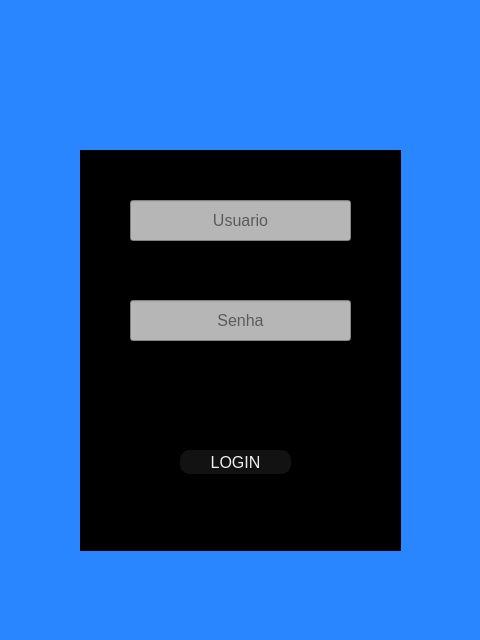
<?xml version="1.0" encoding="UTF-8"?>
<ui version="4.0">
 <class>LOGIN</class>
 <widget class="QWidget" name="LOGIN">
  <property name="geometry">
   <rect>
    <x>0</x>
    <y>0</y>
    <width>480</width>
    <height>640</height>
   </rect>
  </property>
  <property name="windowTitle">
   <string>Form</string>
  </property>
  <property name="styleSheet">
   <string notr="true">background-color: rgb(42, 134, 255);</string>
  </property>
  <widget class="QFrame" name="frame">
   <property name="geometry">
    <rect>
     <x>80</x>
     <y>150</y>
     <width>321</width>
     <height>401</height>
    </rect>
   </property>
   <property name="styleSheet">
    <string notr="true">background-color: rgba(0, 0, 0.2);</string>
   </property>
   <property name="frameShape">
    <enum>QFrame::StyledPanel</enum>
   </property>
   <property name="frameShadow">
    <enum>QFrame::Raised</enum>
   </property>
   <widget class="QLineEdit" name="Usuario">
    <property name="geometry">
     <rect>
      <x>50</x>
      <y>50</y>
      <width>221</width>
      <height>41</height>
     </rect>
    </property>
    <property name="font">
     <font>
      <pointsize>12</pointsize>
     </font>
    </property>
    <property name="styleSheet">
     <string notr="true">background-color: rgb(182, 182, 182);</string>
    </property>
    <property name="echoMode">
     <enum>QLineEdit::Normal</enum>
    </property>
    <property name="alignment">
     <set>Qt::AlignCenter</set>
    </property>
    <property name="placeholderText">
     <string>Usuario</string>
    </property>
   </widget>
   <widget class="QLineEdit" name="Senha">
    <property name="geometry">
     <rect>
      <x>50</x>
      <y>150</y>
      <width>221</width>
      <height>41</height>
     </rect>
    </property>
    <property name="font">
     <font>
      <pointsize>12</pointsize>
     </font>
    </property>
    <property name="styleSheet">
     <string notr="true">background-color: rgb(182, 182, 182);</string>
    </property>
    <property name="echoMode">
     <enum>QLineEdit::Password</enum>
    </property>
    <property name="alignment">
     <set>Qt::AlignCenter</set>
    </property>
    <property name="placeholderText">
     <string>Senha</string>
    </property>
   </widget>
   <widget class="QPushButton" name="Login">
    <property name="geometry">
     <rect>
      <x>100</x>
      <y>300</y>
      <width>111</width>
      <height>24</height>
     </rect>
    </property>
    <property name="font">
     <font>
      <pointsize>12</pointsize>
     </font>
    </property>
    <property name="cursor">
     <cursorShape>PointingHandCursor</cursorShape>
    </property>
    <property name="mouseTracking">
     <bool>true</bool>
    </property>
    <property name="styleSheet">
     <string notr="true">QPushButton{

  background-color: rgb(18, 18, 18); 
  color: rgb(240, 240, 240);
  border-radius: 10px 

}
QPushButton:hover{
 
	background-color: rgb(255, 255, 255);
   
	color: rgb(0, 0, 0);


}</string>
    </property>
    <property name="text">
     <string>LOGIN</string>
    </property>
   </widget>
  </widget>
  <widget class="QLabel" name="label">
   <property name="geometry">
    <rect>
     <x>140</x>
     <y>19</y>
     <width>191</width>
     <height>121</height>
    </rect>
   </property>
   <property name="text">
    <string/>
   </property>
   <property name="pixmap">
    <pixmap>Login.png</pixmap>
   </property>
   <property name="scaledContents">
    <bool>true</bool>
   </property>
  </widget>
 </widget>
 <tabstops>
  <tabstop>Usuario</tabstop>
  <tabstop>Senha</tabstop>
  <tabstop>Login</tabstop>
 </tabstops>
 <resources/>
 <connections/>
</ui>
